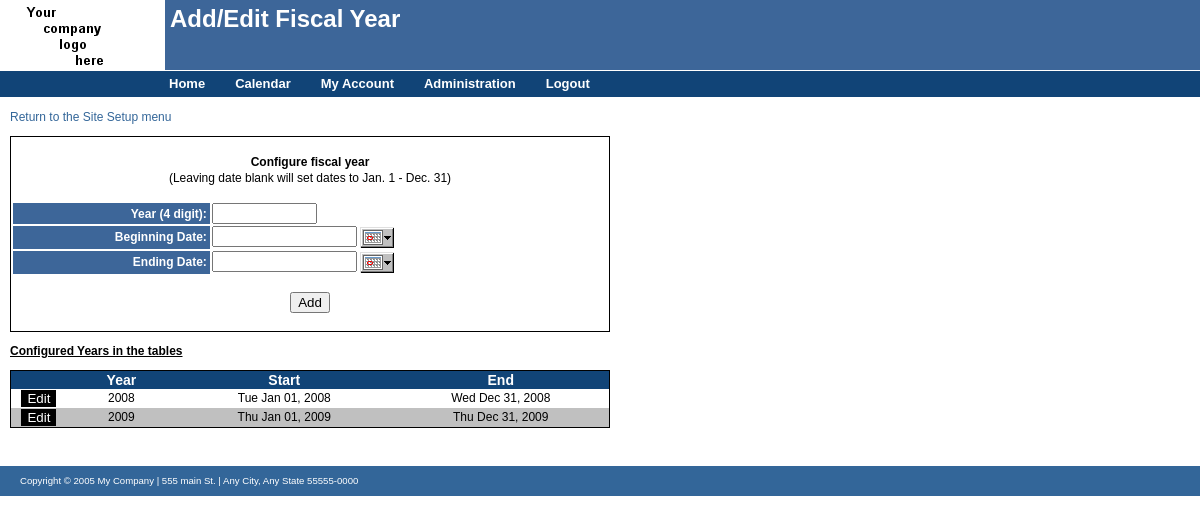
Page /admin/fiscal_year.php (signed in) on the committed database.
### tables this page shows
CREATE TABLE `vf_year` (
  `year` int(4) NOT NULL default '0',
  `start` date NOT NULL default '0000-00-00',
  `end` date NOT NULL default '0000-00-00'
);

### admin/fiscal_year.php (the view, shortened to what this page needs)
<?PHP
$edit_year = $_POST["edit_year"];
$year_id = $_POST["year_id"];
$new_year = $_POST["new_year"];
$new_begin = $_POST["new_begin"];
$new_end = $_POST["new_end"];
require(DIR_PATH."includes/header.inc.php");
$year_cnt = 0;
$year_sql = @mysql_query("SELECT * FROM `vf_year` ORDER BY `year`");
while($year_result = @mysql_fetch_array($year_sql)){
	$year = $year_result["year"];
	$start = $year_result["start"];
	$end = $year_result["end"];
	$timestamp = strtotime($start);
	$display_start = date('D M d, Y ', $timestamp);
	$timestamp = strtotime($end);
	$display_end = date('D M d, Y ', $timestamp);
	if($bgcolor == "#FFFFFF"){
    	$bgcolor = "#C0C0C0";
    }else{
    	$bgcolor = "#FFFFFF";
	}
  $year_display .= '
	  <tr bgcolor="'.$bgcolor.'">
	    <td width="50" align="center" title="Edit">
	  		<form action="'.$_SERVER["PHP_SELF"].'" method="post" enctype="multipart/form-data" style="margin-bottom:0;" >
  			<input type="hidden" value="'.$year.'" name="year_id">
		    <input name="edit_year" type="submit" value="Edit" style="background:black;border:none;color:white;">
	  		</form>
  		</td>
	    <td align="center" width="100" align="center">'.$year.'</td>
	    <td align="center" width="200">'.$display_start.'</td>
  		<td align="center" width="200">'.$display_end.'</td>
	  </tr>';
  $year_cnt = 1;
}
?>
<p style="margin-left: 10;"><a href="site_setup.php">Return to the Site Setup menu</a></p>
<form name="fiscal" action="<?PHP echo $_SERVER["PHP_SELF"]; ?>" method="post">
<table width="600" border="0" cellspacing="2" cellpadding="0" style="margin-left: 10;" id="datatable">
  <tr>
    <td width="600" colspan="2">&nbsp;</td>
  </tr>
  <tr>
    <td width="600" colspan="2" align="center"><b>Configure fiscal year</b></td>
  </tr>
  <tr>
    <td width="600" colspan="2" align="center">(Leaving date blank will set dates to Jan. 1 - Dec. 31)</td>
  </tr>
  <tr>
    <td width="600" colspan="2">&nbsp;</td>
  </tr>
  <tr>
    <td width="200" class="emptable">Year (4 digit):&nbsp;</td>
    <td width="400"><input name="new_year" type="text" size="10" maxlength="4" value="<?PHP echo $new_year; ?>"></td>
  </tr>
  <tr>
    <td width="200" class="emptable">Beginning Date:&nbsp;</td>
    <td width="400">
    	<input name="new_begin" type="text" size="15" maxlength="8" value="<?PHP echo $new_begin; ?>" readonly>
		<a href="javascript:void(0)" onclick="gfPop.fPopCalendar(document.fiscal.new_begin);return false;" HIDEFOCUS>
        <img title="Open Calendar" name="popcal" align="absmiddle" src="popCal/calbtn.gif" width="34" height="22" border="0" alt=""></a>
    </td>
  </tr>
  <tr>
    <td width="200" class="emptable">Ending Date:&nbsp;</td>
    <td width="400">
    	<input name="new_end" type="text" size="15" maxlength="8" value="<?PHP echo $new_end; ?>" readonly>
		<a href="javascript:void(0)" onclick="gfPop.fPopCalendar(document.fiscal.new_end);return false;" HIDEFOCUS>
        <img title="Open Calendar" name="popcal" align="absmiddle" src="popCal/calbtn.gif" width="34" height="22" border="0" alt=""></a>
    </td>
  </tr>
  <tr>
    <td width="600" colspan="2">&nbsp;</td>
  </tr>
<?PHP
if(isset($edit_year)){
	echo '
  <tr>
    <td width="600" colspan="2" align="center">
		<input name="edit_entry" type="submit" value="Update">
		&nbsp;<input name="edit_cancel" type="submit" value="Cancel">
		<input type="hidden" value="'.$year_id.'" name="year_id">
		<input type="hidden" value="'.$year_id.'" name="old_year">
	</td>
  </tr>
  <tr>';
}else{
	echo '
  <tr>
    <td width="600" colspan="2" align="center"><input name="add_entry" type="submit" value="Add"></td>
  </tr>
  <tr>';
}
?>
    <td width="600" colspan="2">&nbsp;</td>
  </tr>
</table>
</form>
<?PHP
if($year_cnt == 1){
?>
	<p style="text-decoration:underline; margin-left: 10;"><b>Configured Years in the tables</b></p>
	<table width="600" border="0" cellspacing="0" cellpadding="1" style="margin-left: 10;" id="datatable">
	  <tr id="tableheader">
	    <th width="50">&nbsp;</th>
	    <th width="100">Year</th>
	    <th width="200">Start</th>
	    <th width="200">End</th>
	  </tr>
	  <?PHP echo $year_display; ?>
	</table>
	<p>&nbsp;</p>
<?PHP
}else{
echo '<p style="margin-left: 10;"><b>There are currently no years entered.</b></p>';
}
require(DIR_PATH."includes/footer.inc.php");
?>

### css/site.css (style rules this page uses)
BODY { PADDING-RIGHT: 0px; PADDING-LEFT: 0px; PADDING-BOTTOM: 0px; MARGIN: 0px; PADDING-TOP: 0px; BACKGROUND-COLOR: white; font-size: 12px; font-family: Verdana, Arial, sans-serif; }
body table { font-size: 12px; font-family: Verdana, Arial, sans-serif; color: #000000; }
#datatable { border-style: solid solid solid solid; border: thin solid Black; }
#tableheader { BACKGROUND-COLOR: rgb(17,68,119); color: white; font-family: Arial, Helvetica, sans-serif; font-size: 14px; }
p { font-size: 12px; font-family: Verdana, Arial, sans-serif; color: #000000; }
A { COLOR: rgb(51,102,153); TEXT-DECORATION: none; }
.emptable { BACKGROUND-COLOR: rgb(61,102,153); margin-left: 10; margin-right: 5; color: #FFFFFF; text-align: right; font-weight: bold; font-size: 12px; }

### css/print.css (style rules this page uses)
body { margin: 0in 0.5in; background-color: white; background-image: none; }
a { text-decoration: none; color: rgb(153,51,51); }

### rows in the picture
vf_year: year "2008", start "Tue Jan 01, 2008", end "Wed Dec 31, 2008"
vf_year: year "2009", start "Thu Jan 01, 2009", end "Thu Dec 31, 2009"

### other values in the picture
$hdr_detail "Add/Edit Fiscal Year"
$cfg['company_name'] "My Company"
$cfg['company_address'] "555 main St."
$cfg['company_city'] "Any City"
$cfg['company_state'] "Any State"
$cfg['company_zip'] "55555-0000"
